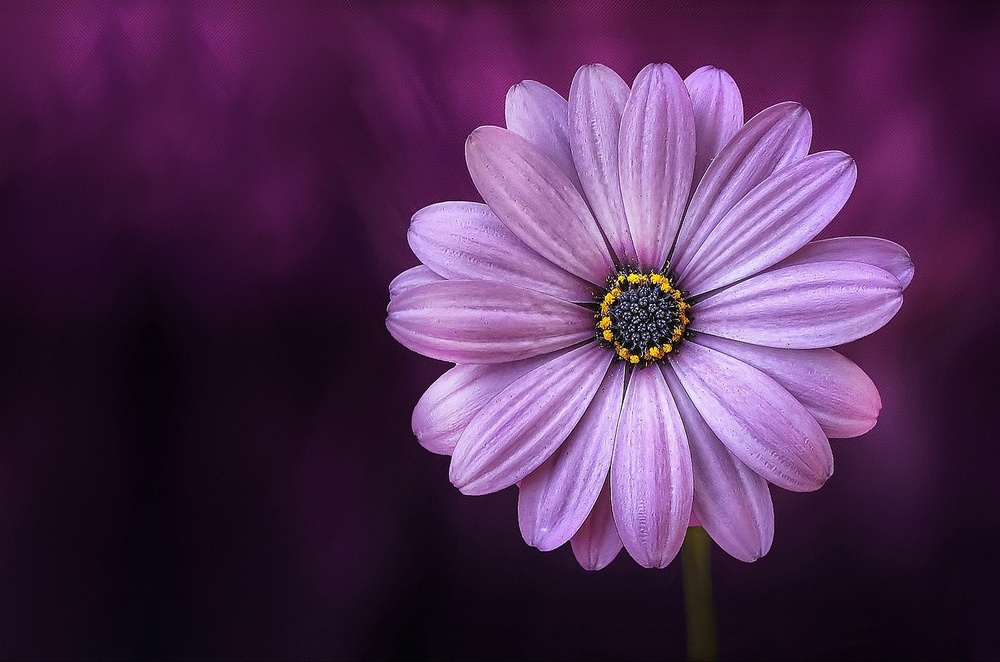
#> input picture images/flower.jpg, 1000 x 662 px, shrunk from 1280 x 848 before the run
$ jupyter execute convertingBGR.ipynb
#> lines starting #> are read from the running program, lines starting #| are printed output that depends on the picture
[cell 1]
import cv2
import numpy as np

# reading an image
img = cv2.imread("images/flower.jpg")
#> img is the input picture: shape (662, 1000, 3); mean B, G, R 84.6, 46.3, 81.2
print(type(img))
#| <class 'numpy.ndarray'>
print(img.shape)
#| (662, 1000, 3)

# converting they scale
img_gray = cv2.cvtColor(img, cv2.COLOR_BGR2GRAY)
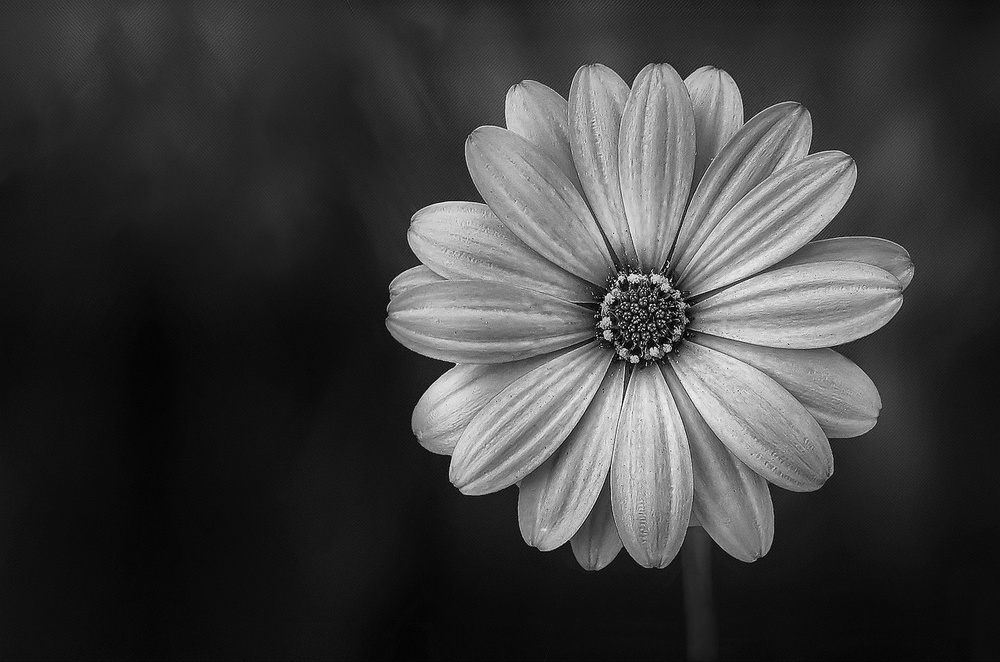
#> img_gray: shape (662, 1000); min 0, max 254, mean 61.1
img_blue = img[:,:,0] # BGR PUTTING B TO 0
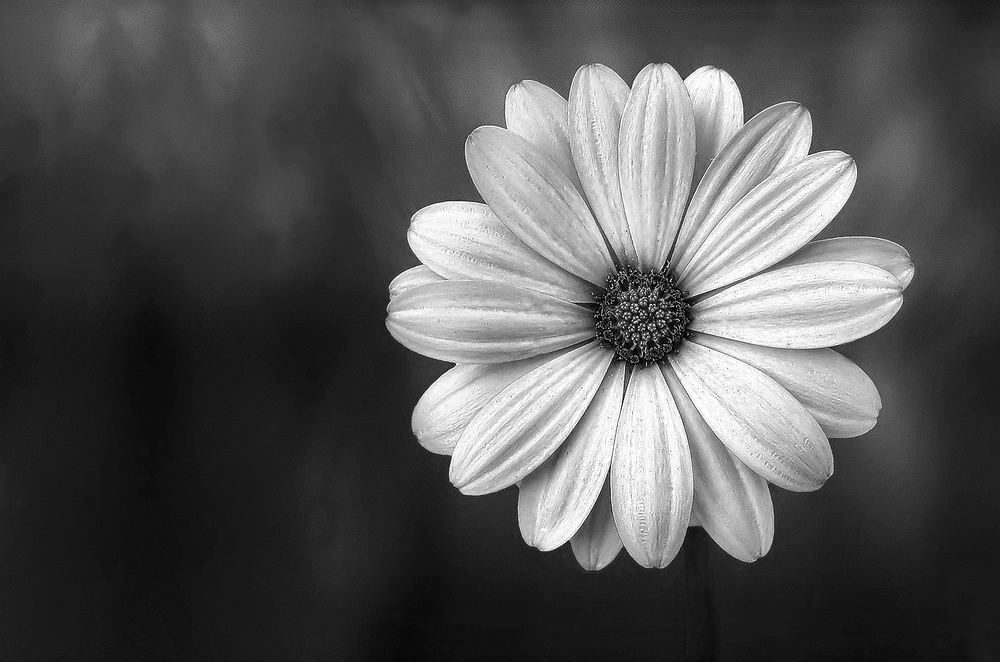
#> img_blue: shape (662, 1000); min 0, max 255, mean 84.6

cv2.imwrite('images/flower_g.jpg' , img_gray)
# stacking the images
new_image = np.hstack((img_gray, img_blue))
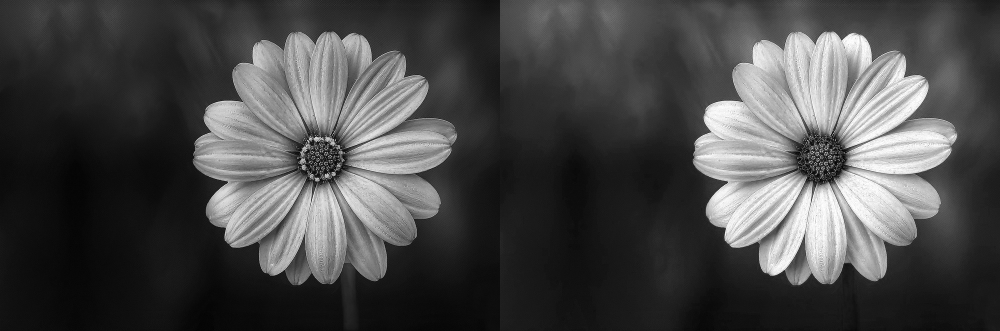
#> new_image: shape (662, 2000) (shown at 1/2 size); min 0, max 255, mean 72.9


# working with opencv events
cv2.imshow("window", new_image)
cv2.waitKey(0)

$ run again, with images/balance.jpg copied over images/flower.jpg
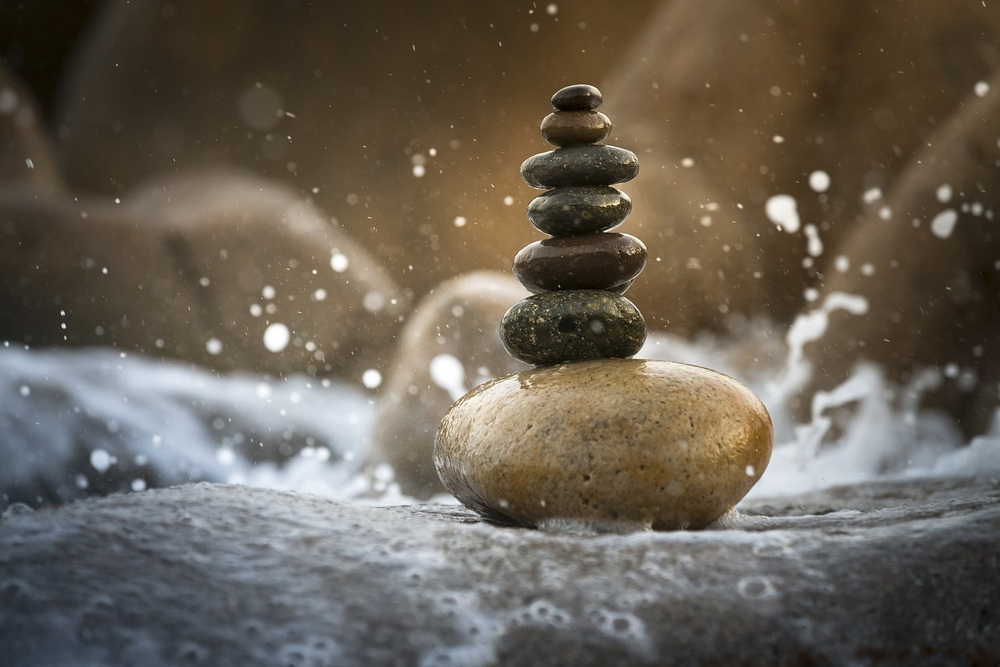
#> input picture images/balance.jpg, 1000 x 667 px, shrunk from 1280 x 854 before the run
#> img is the input picture: shape (667, 1000, 3); mean B, G, R 84.6, 95.9, 103.9
#| <class 'numpy.ndarray'>
#| (667, 1000, 3)
#> `img_blue = img[:,:,0]`:
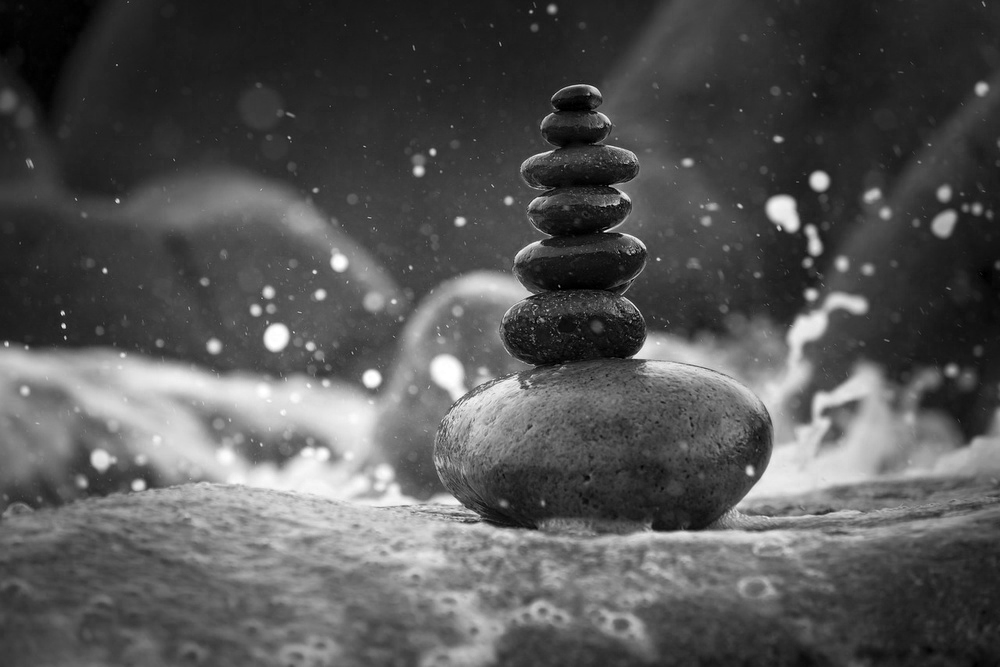
#> img_blue: shape (667, 1000); min 0, max 255, mean 84.6
#> `new_image = np.hstack((img_gray, img_blue))`:
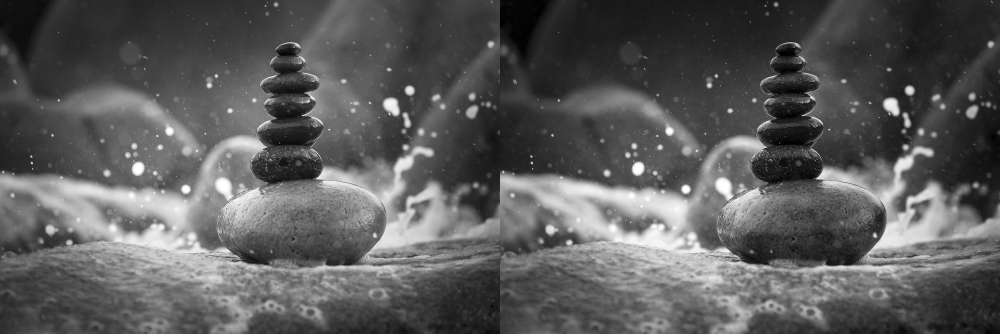
#> new_image: shape (667, 2000) (shown at 1/2 size); min 0, max 255, mean 90.8

$ run again, with images/cycle.jpg copied over images/flower.jpg
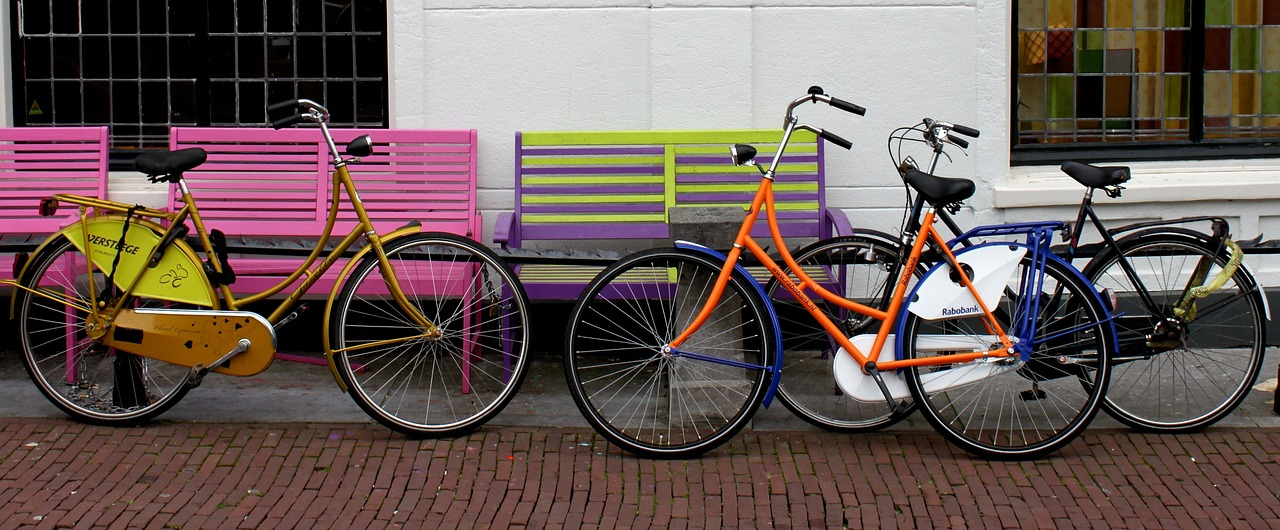
#> input picture images/cycle.jpg, 1280 x 530 px
#> img is the input picture: shape (530, 1280, 3); mean B, G, R 85.3, 89.8, 106.3
#| <class 'numpy.ndarray'>
#| (530, 1280, 3)
#> `img_blue = img[:,:,0]`:
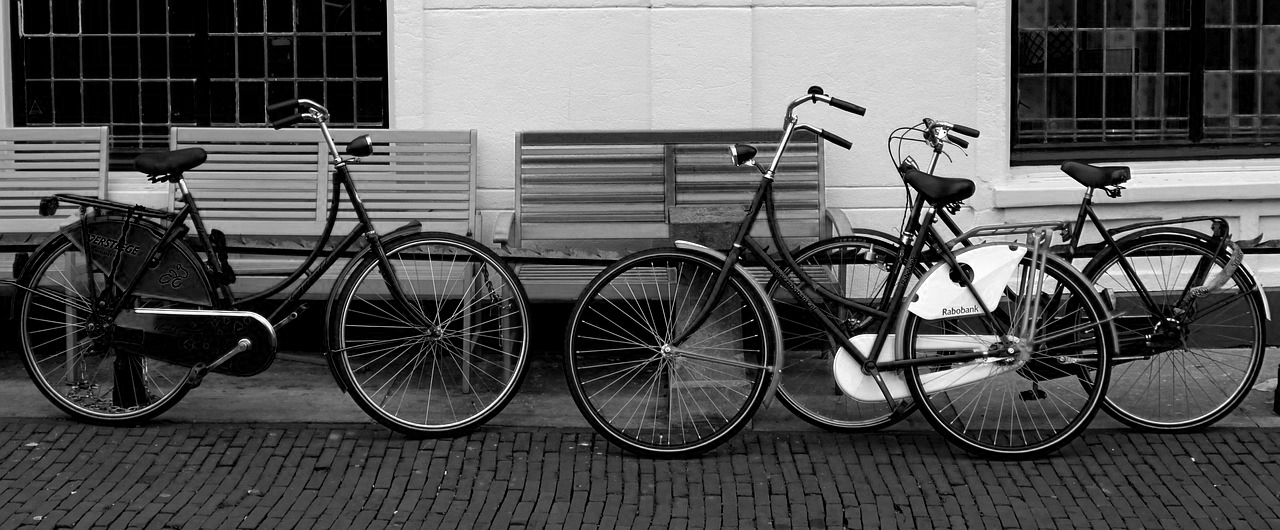
#> img_blue: shape (530, 1280); min 0, max 255, mean 85.3
#> `new_image = np.hstack((img_gray, img_blue))`:
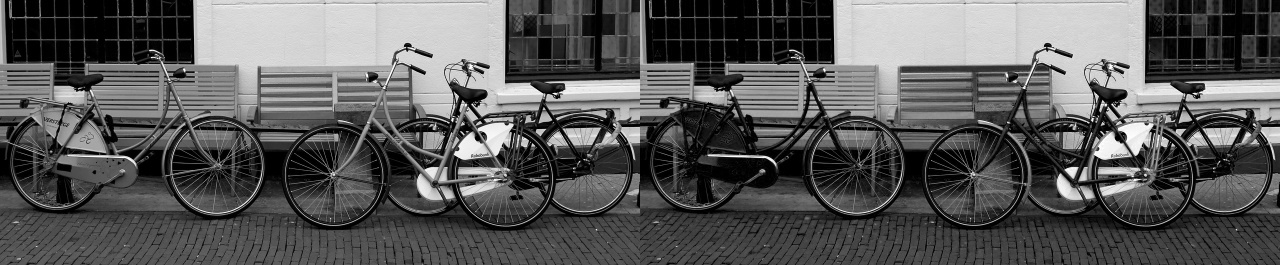
#> new_image: shape (530, 2560) (shown at 1/2 size); min 0, max 255, mean 89.7
